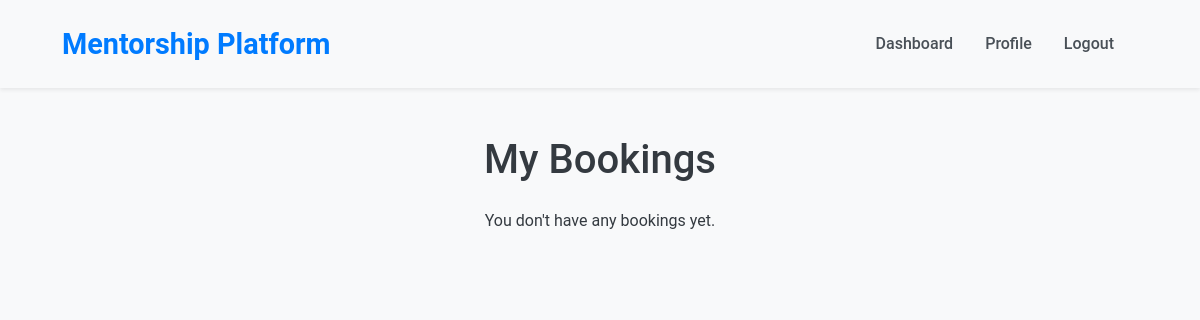
The page /schedule/my-bookings/ (signed in) on the database as committed earlier.
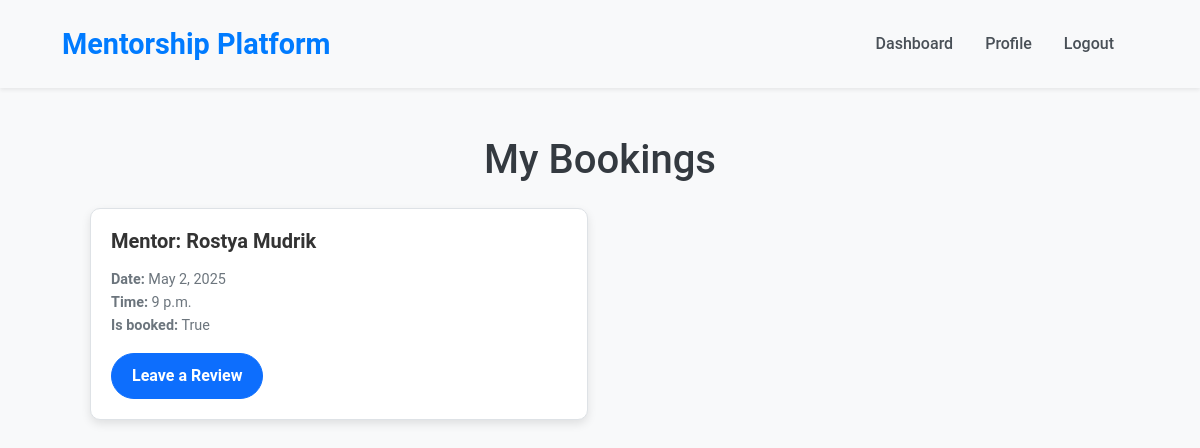
The same page on the database as committed later.
### schedule/models.py (models this page shows, shortened)
class Slot(models.Model):
    mentor = models.ForeignKey(
        User,
        on_delete=models.CASCADE,
        limit_choices_to={'is_mentor': True},
        related_name='mentor_slots'
    )
    user = models.ForeignKey(User, on_delete=models.SET_NULL, null=True, blank=True, related_name='user_bookings')
    date = models.DateField()
    time = models.TimeField()
    is_booked = models.BooleanField(default=False)
    class Meta:
        unique_together = ('mentor', 'date', 'time')

### accounts/models.py (models this page shows, shortened)
class User(AbstractBaseUser, PermissionsMixin):
    username = models.CharField(
        max_length=30,
        unique=True,
        verbose_name="Username"
    )
    first_name = models.CharField(
        max_length=64,
        verbose_name="First Name"
    )
    last_name = models.CharField(
        max_length=64,
        verbose_name="Last Name"
    )
    email = models.EmailField(
        unique=True,
        verbose_name="Email Address"
    )
    is_email_verified = models.BooleanField(default=False)
    phone_number = models.CharField(
        unique=True,
        blank=True,
        null=True,
        verbose_name="Phone Number"
    )
    image = models.ImageField(upload_to='accounts_images', null=True, blank=True)
    is_mentor = models.BooleanField(
        default=False,
        verbose_name="Is Mentor"
    )
    is_staff = models.BooleanField(
        default=False,
        verbose_name="Is Staff"
    )
    is_active = models.BooleanField(default=True)
    USERNAME_FIELD = 'username'
    REQUIRED_FIELDS = ['email']
    objects = CustomUserManager()
    def get_full_name(self):
        return f"{self.first_name} {self.last_name}"

### schedule/views.py (the view)
# urls.py: path('my-bookings/', views.MyBookingsView.as_view(), name='my-bookings'),
@method_decorator(login_required, name='dispatch')
class MyBookingsView(View):
    def get(self, request, *args, **kwargs):
        bookings = Slot.objects.filter(user=request.user).order_by('-date', '-time')
        now = timezone.now()
        for booking in bookings:
            booking.slot_datetime = timezone.make_aware(datetime.combine(booking.date, booking.time))
        return render(request, 'schedule/my-bookings.html', {'bookings': bookings, 'now': now})

### schedule/templates/schedule/my-bookings.html
{% extends 'base.html' %}
{% load static %}
{% block content %}
<div class="container mt-5">
    <h1 class="text-center mb-4">My Bookings</h1>
    {% if bookings %}
        <div class="row">
            {% for booking in bookings %}
                <div class="col-md-6 mb-4">
                    <div class="card">
                        <div class="card-body">
                            <h5 class="card-title">Mentor: {{ booking.user.get_full_name }}</h5>
                            <p class="card-text">
                                <strong>Date:</strong> {{ booking.date }}<br>
                                <strong>Time:</strong> {{ booking.time }}<br>
                                <strong>Is booked:</strong> {{ booking.is_booked }}
                            </p>
                            {% if booking.slot_datetime < now %}
                                {% if booking.review_slot %}
                                    <p class="text-success fw-bold">Review submitted</p>
                                    <a href="{% url 'update-review' booking.review_slot.id %}" class="btn btn-primary">Edit your review</a>
                                {% else %}
                                    <a href="{% url 'leave-review' booking.id %}" class="btn btn-primary">Leave a Review</a>
                                {% endif %}
                            {% else %}
                                <a href="{% url 'cancel-booking' booking.id %}" class="btn btn-danger">Cancel Booking</a>
                            {% endif %}
                        </div>
                    </div>
                </div>
            {% endfor %}
        </div>
    {% else %}
        <p class="text-center">You don't have any bookings yet.</p>
    {% endif %}
</div>
{% endblock %}

Rows that differ between the two databases and show on the page:
now on this page (row edited): Slot: user.get_full_name "Rostya Mudrik", date "May 2, 2025", time "9 p.m.", is_booked "True", shows "Leave a Review"
Other text that changed with them:
text no longer shown: "You don't have any bookings yet."
